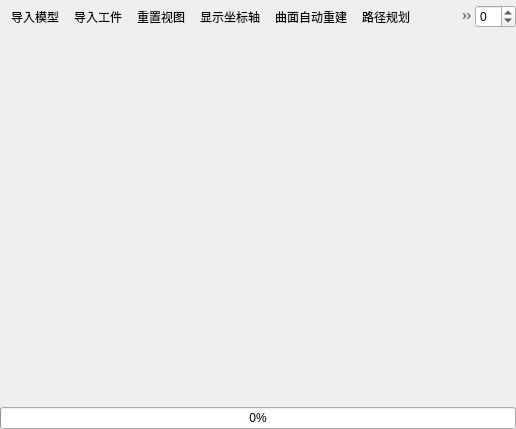
<?xml version="1.0" encoding="UTF-8"?>
<ui version="4.0">
 <class>PanelMachine</class>
 <widget class="QWidget" name="PanelMachine">
  <property name="geometry">
   <rect>
    <x>0</x>
    <y>0</y>
    <width>516</width>
    <height>429</height>
   </rect>
  </property>
  <property name="windowTitle">
   <string>Form</string>
  </property>
  <layout class="QGridLayout" name="gridLayout" rowstretch="0,0,0,0">
   <property name="leftMargin">
    <number>0</number>
   </property>
   <property name="topMargin">
    <number>0</number>
   </property>
   <property name="rightMargin">
    <number>0</number>
   </property>
   <property name="bottomMargin">
    <number>0</number>
   </property>
   <property name="spacing">
    <number>0</number>
   </property>
   <item row="3" column="0" colspan="2">
    <layout class="QHBoxLayout" name="horizontalLayout">
     <item>
      <widget class="QProgressBar" name="progress">
       <property name="value">
        <number>0</number>
       </property>
      </widget>
     </item>
    </layout>
   </item>
   <item row="0" column="0">
    <widget class="QToolBar" name="toolbar">
     <property name="iconSize">
      <size>
       <width>16</width>
       <height>16</height>
      </size>
     </property>
     <addaction name="actionImportModel"/>
     <addaction name="actionImportPart"/>
     <addaction name="actionZoomFit"/>
     <addaction name="actionAddOriginIndicator"/>
     <addaction name="actionSurfAutoReconstruction"/>
     <addaction name="actionPathPlanning"/>
     <addaction name="actionCScanImage"/>
     <addaction name="actionSamplePoint"/>
     <addaction name="actionPartFromScan"/>
    </widget>
   </item>
   <item row="1" column="0" colspan="2">
    <widget class="QSplitter" name="splitter">
     <property name="orientation">
      <enum>Qt::Horizontal</enum>
     </property>
     <widget class="OsgContainer" name="container" native="true">
      <property name="minimumSize">
       <size>
        <width>100</width>
        <height>100</height>
       </size>
      </property>
     </widget>
    </widget>
   </item>
   <item row="0" column="1">
    <widget class="QSpinBox" name="colorIndex">
     <property name="minimum">
      <number>-1</number>
     </property>
    </widget>
   </item>
  </layout>
  <action name="actionZoomFit">
   <property name="icon">
    <iconset resource="../../Resources/icons/Fatcow.qrc">
     <normaloff>:/fatcow/16x16/zoom_fit.png</normaloff>:/fatcow/16x16/zoom_fit.png</iconset>
   </property>
   <property name="text">
    <string>重置视图</string>
   </property>
  </action>
  <action name="actionImportModel">
   <property name="icon">
    <iconset resource="../../Resources/icons/Fatcow.qrc">
     <normaloff>:/fatcow/16x16/inbox_upload.png</normaloff>:/fatcow/16x16/inbox_upload.png</iconset>
   </property>
   <property name="text">
    <string>导入模型</string>
   </property>
  </action>
  <action name="actionImportPart">
   <property name="icon">
    <iconset resource="../../Resources/icons/Fatcow.qrc">
     <normaloff>:/fatcow/16x16/distribution_partnerships.png</normaloff>:/fatcow/16x16/distribution_partnerships.png</iconset>
   </property>
   <property name="text">
    <string>导入工件</string>
   </property>
  </action>
  <action name="actionAddOriginIndicator">
   <property name="checkable">
    <bool>true</bool>
   </property>
   <property name="icon">
    <iconset resource="../../Resources/icons/Fatcow.qrc">
     <normaloff>:/fatcow/16x16/cross_promotion_selling.png</normaloff>:/fatcow/16x16/cross_promotion_selling.png</iconset>
   </property>
   <property name="text">
    <string>显示坐标轴</string>
   </property>
  </action>
  <action name="actionCScanImage">
   <property name="icon">
    <iconset resource="../../Resources/icons/Fatcow.qrc">
     <normaloff>:/fatcow/16x16/bug_error.png</normaloff>:/fatcow/16x16/bug_error.png</iconset>
   </property>
   <property name="text">
    <string>C扫成像</string>
   </property>
  </action>
  <action name="actionSurfAutoReconstruction">
   <property name="icon">
    <iconset resource="../../Resources/icons/Fatcow.qrc">
     <normaloff>:/fatcow/16x16/json.png</normaloff>:/fatcow/16x16/json.png</iconset>
   </property>
   <property name="text">
    <string>曲面自动重建</string>
   </property>
  </action>
  <action name="actionSamplePoint">
   <property name="icon">
    <iconset resource="../../Resources/Resources.qrc">
     <normaloff>:/icons/plus.png</normaloff>:/icons/plus.png</iconset>
   </property>
   <property name="text">
    <string>增加样点</string>
   </property>
  </action>
  <action name="actionPathPlanning">
   <property name="icon">
    <iconset resource="../../Resources/icons/Fatcow.qrc">
     <normaloff>:/fatcow/16x16/arrow_branch.png</normaloff>:/fatcow/16x16/arrow_branch.png</iconset>
   </property>
   <property name="text">
    <string>路径规划</string>
   </property>
  </action>
  <action name="actionPartFromScan">
   <property name="icon">
    <iconset resource="../../Resources/icons/Fatcow.qrc">
     <normaloff>:/fatcow/16x16/scanner.png</normaloff>:/fatcow/16x16/scanner.png</iconset>
   </property>
   <property name="text">
    <string>导入扫描模型</string>
   </property>
  </action>
 </widget>
 <customwidgets>
  <customwidget>
   <class>OsgContainer</class>
   <extends>QWidget</extends>
   <header>OsgContainer.h</header>
   <container>1</container>
  </customwidget>
 </customwidgets>
 <resources>
  <include location="../../Resources/Resources.qrc"/>
  <include location="../../Resources/icons/Fatcow.qrc"/>
  <include location="../../Resources/icons/Fatcow.qrc"/>
  <include location="../../Resources/Resources.qrc"/>
 </resources>
 <connections/>
</ui>
